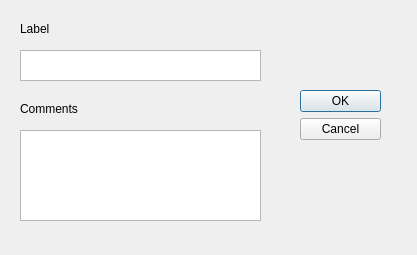
<?xml version="1.0" encoding="UTF-8"?>
<ui version="4.0">
 <class>Dialog</class>
 <widget class="QDialog" name="Dialog">
  <property name="geometry">
   <rect>
    <x>0</x>
    <y>0</y>
    <width>417</width>
    <height>255</height>
   </rect>
  </property>
  <property name="windowTitle">
   <string>qgSurf - note</string>
  </property>
  <property name="windowIcon">
   <iconset>
    <normaloff>icons/icon.png</normaloff>icons/icon.png</iconset>
  </property>
  <widget class="QDialogButtonBox" name="buttonBox">
   <property name="geometry">
    <rect>
     <x>300</x>
     <y>90</y>
     <width>81</width>
     <height>241</height>
    </rect>
   </property>
   <property name="orientation">
    <enum>Qt::Vertical</enum>
   </property>
   <property name="standardButtons">
    <set>QDialogButtonBox::Cancel|QDialogButtonBox::Ok</set>
   </property>
  </widget>
  <widget class="QLabel" name="label0">
   <property name="geometry">
    <rect>
     <x>20</x>
     <y>100</y>
     <width>111</width>
     <height>17</height>
    </rect>
   </property>
   <property name="text">
    <string>Comments</string>
   </property>
  </widget>
  <widget class="QPlainTextEdit" name="comments">
   <property name="geometry">
    <rect>
     <x>20</x>
     <y>130</y>
     <width>241</width>
     <height>91</height>
    </rect>
   </property>
   <property name="documentTitle">
    <string>qgSurf - note</string>
   </property>
  </widget>
  <widget class="QPlainTextEdit" name="label">
   <property name="geometry">
    <rect>
     <x>20</x>
     <y>50</y>
     <width>241</width>
     <height>31</height>
    </rect>
   </property>
   <property name="documentTitle">
    <string>qgSurf - note</string>
   </property>
  </widget>
  <widget class="QLabel" name="label_2">
   <property name="geometry">
    <rect>
     <x>20</x>
     <y>20</y>
     <width>111</width>
     <height>17</height>
    </rect>
   </property>
   <property name="text">
    <string>Label</string>
   </property>
  </widget>
 </widget>
 <resources/>
 <connections>
  <connection>
   <sender>buttonBox</sender>
   <signal>accepted()</signal>
   <receiver>Dialog</receiver>
   <slot>accept()</slot>
   <hints>
    <hint type="sourcelabel">
     <x>248</x>
     <y>254</y>
    </hint>
    <hint type="destinationlabel">
     <x>157</x>
     <y>274</y>
    </hint>
   </hints>
  </connection>
  <connection>
   <sender>buttonBox</sender>
   <signal>rejected()</signal>
   <receiver>Dialog</receiver>
   <slot>reject()</slot>
   <hints>
    <hint type="sourcelabel">
     <x>316</x>
     <y>260</y>
    </hint>
    <hint type="destinationlabel">
     <x>286</x>
     <y>274</y>
    </hint>
   </hints>
  </connection>
 </connections>
</ui>
